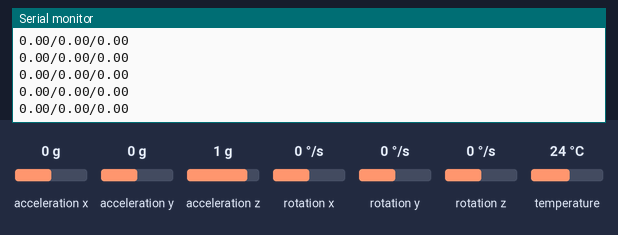
A sketch run on a simulated Arduino Uno, built with avr-gcc and run on an emulated ATmega328P. Shown: the last lines printed to the serial monitor. The test bench sets the inputs (shaded band); at power-on: rotation y 0 °/s, rotation x 0 °/s, rotation z 0 °/s, acceleration x 0 g, acceleration y 0 g, acceleration z 1 g, temperature 24 °C.

Above: at 3.8 s.
3.9 s: rotation y set to 100 °/s
At 5.0 s:
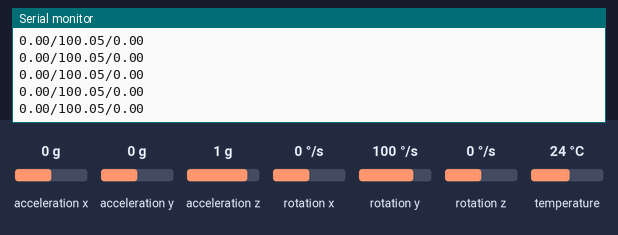
5.4 s: rotation x set to -192 °/s
At 6.3 s:
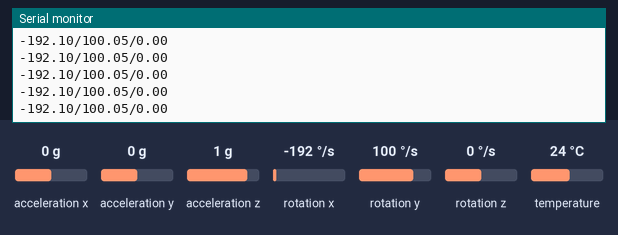
8.4 s: rotation z set to -192 °/s
At 9.4 s:
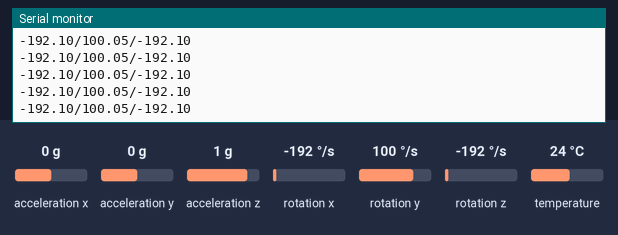
Timing chart, 0 to 11.4 s (numbered marks = the images above; inputs shaded):
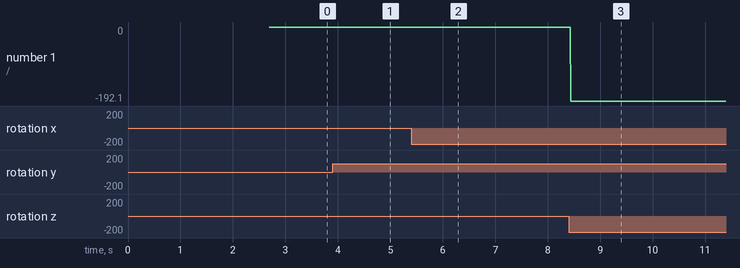

Measured:
- after the input at 8.4 s, the serial monitor: prints a new line at once (image 3)

The sketch:

IMU6050.ino
```cpp
#include <Adafruit_MPU6050.h>
#include <Adafruit_Sensor.h>
#include <Wire.h>

float xG;
float yG;
float zG;

float prev = 9.81;

//Gyro Callibration variables
float gyro_prev_guessX = 0;
float gyro_prev_guessY = 0;
float gyro_prev_guessZ = 0;

float gyro_meas_biasX = 0;
float gyro_meas_biasY = 0;
float gyro_meas_biasZ = 0;

float gyro_biasX;
float gyro_biasY;
float gyro_biasZ;

//Accelerometer callibration variables
float acc_prev_guessX = 0.3;
float acc_prev_guessY = -0.2;
float acc_prev_guessZ = 1.5;

float acc_meas_biasX = 0;
float acc_meas_biasY = 0;
float acc_meas_biasZ = 0;

float acc_biasX;
float acc_biasY;
float acc_biasZ;

float acc_avgX = 0;
float acc_avgY = 0;
float acc_avgZ = 0;

bool cal = true;

float gyro_angleX;
float gyro_angleY;
float gyro_angleZ;

float data[6];

float time1 = millis()/1000;
float time2 = 0;
float elapsed_time = 0;

int count = 0;

Adafruit_MPU6050 mpu;


void setup(void) {
  Serial.begin(19200);
  // Try to initialize!
  if (!mpu.begin()) {
    Serial.println("Failed to find MPU6050 chip");
    while (1) {
      delay(10);
    }
  }
  Serial.println("MPU6050 Found!");
  delay(100);

  callibrate_gyro();
}


void loop() {
  /* Get new sensor events with the readings */
  sensors_event_t a, g, temp;
  mpu.getEvent(&a, &g, &temp);

  callibrate_acc(a, g, temp);

  data[0] = a.acceleration.x - acc_biasX;
  data[1] = a.acceleration.y - acc_biasY;
  data[2] = a.acceleration.z - acc_biasZ;
  data[3] = g.gyro.x - gyro_biasX;
  data[4] = g.gyro.y - gyro_biasY;
  data[5] = g.gyro.z - gyro_biasZ;

  time2 = millis()/1000;
  elapsed_time = time2 - time1;
  gyro_angleX = data[3] * elapsed_time;
  gyro_angleY = data[4] * elapsed_time;
  gyro_angleZ = data[5] * elapsed_time;
  time1 = time2;


  Serial.print(rad2deg(data[3]));
  Serial.print("/");
  Serial.print(rad2deg(data[4]));
  Serial.print("/");
  Serial.println(rad2deg(data[5]));

}

void callibrate_acc(sensors_event_t a, sensors_event_t g, sensors_event_t temp){
  mpu.getEvent(&a, &g, &temp);
  if(cal){
    acc_biasX = a.acceleration.x;
    acc_biasY = a.acceleration.y;
    acc_biasZ = a.acceleration.z - 9.81;
    cal = false;
  }
}

void callibrate_gyro(){
  for(int i =0;i<1000;i++){
    Serial.println(i);
    sensors_event_t a, g, temp;
    mpu.getEvent(&a, &g, &temp);


    gyro_meas_biasX = g.gyro.x;
    gyro_meas_biasY = g.gyro.y;
    gyro_meas_biasZ = g.gyro.z;

    gyro_biasX = kalman(gyro_meas_biasX, gyro_prev_guessX);
    gyro_prev_guessX = gyro_biasX;

    gyro_biasY = kalman(gyro_meas_biasY, gyro_prev_guessY);
    gyro_prev_guessY = gyro_biasY;

    gyro_biasZ = kalman(gyro_meas_biasZ, gyro_prev_guessZ);
    gyro_prev_guessZ = gyro_biasZ;
  }
}

float get_angle(float z){
  float angle;
  if(z<=9.81){
    angle = acos(z/9.81);
  }
  else{
    angle = 0;
  }
  return angle;
}


float rad2deg(float rad){
  return rad*(180/3.14);
}


float kalman(float meas, float prev_guess){
  float new_guess = prev_guess + 0.01*(meas-prev_guess);
  return new_guess;
}
```
